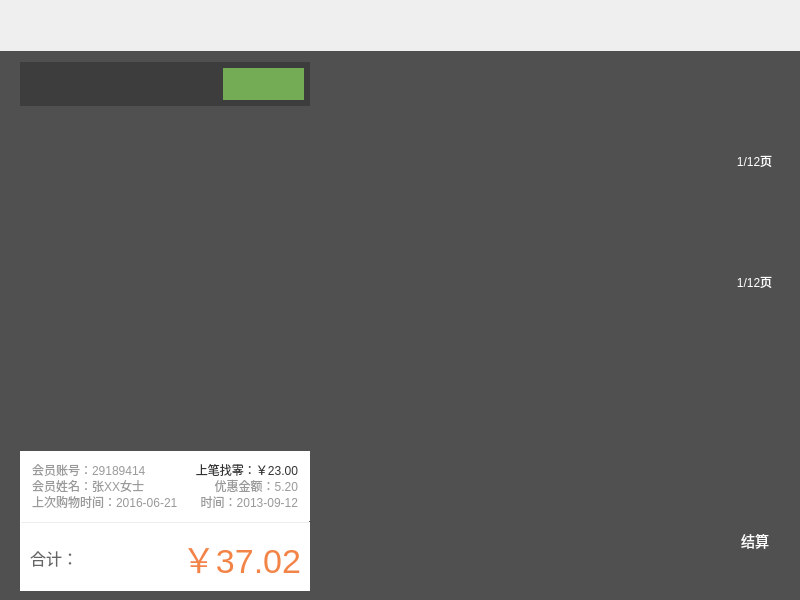
<?xml version="1.0" encoding="UTF-8"?>
<ui version="4.0">
 <class>SaleWidget</class>
 <widget class="QDialog" name="SaleWidget">
  <property name="geometry">
   <rect>
    <x>0</x>
    <y>0</y>
    <width>800</width>
    <height>600</height>
   </rect>
  </property>
  <property name="minimumSize">
   <size>
    <width>800</width>
    <height>600</height>
   </size>
  </property>
  <property name="windowTitle">
   <string>SaleWidget</string>
  </property>
  <layout class="QVBoxLayout" name="verticalLayout_2" stretch="51,549">
   <property name="spacing">
    <number>0</number>
   </property>
   <property name="leftMargin">
    <number>0</number>
   </property>
   <property name="topMargin">
    <number>0</number>
   </property>
   <property name="rightMargin">
    <number>0</number>
   </property>
   <property name="bottomMargin">
    <number>0</number>
   </property>
   <item>
    <widget class="TitleBarLabel" name="titleLabel">
     <property name="minimumSize">
      <size>
       <width>800</width>
       <height>51</height>
      </size>
     </property>
     <property name="maximumSize">
      <size>
       <width>16777215</width>
       <height>16777215</height>
      </size>
     </property>
     <property name="text">
      <string/>
     </property>
    </widget>
   </item>
   <item>
    <widget class="QWidget" name="skinWidget" native="true">
     <property name="minimumSize">
      <size>
       <width>800</width>
       <height>549</height>
      </size>
     </property>
     <property name="styleSheet">
      <string notr="true">QWidget#skinWidget
{
	background-color:#505050;
}</string>
     </property>
     <layout class="QHBoxLayout" name="horizontalLayout_4" stretch="785,56">
      <property name="spacing">
       <number>0</number>
      </property>
      <property name="leftMargin">
       <number>20</number>
      </property>
      <property name="rightMargin">
       <number>20</number>
      </property>
      <item>
       <layout class="QHBoxLayout" name="horizontalLayout_2" stretch="290,404">
        <property name="spacing">
         <number>9</number>
        </property>
        <item>
         <widget class="QWidget" name="saleInfoWidget" native="true">
          <property name="minimumSize">
           <size>
            <width>290</width>
            <height>529</height>
           </size>
          </property>
          <property name="maximumSize">
           <size>
            <width>590</width>
            <height>16777215</height>
           </size>
          </property>
          <layout class="QVBoxLayout" name="verticalLayout" stretch="44,345,140">
           <property name="spacing">
            <number>0</number>
           </property>
           <property name="leftMargin">
            <number>0</number>
           </property>
           <property name="topMargin">
            <number>0</number>
           </property>
           <property name="rightMargin">
            <number>0</number>
           </property>
           <property name="bottomMargin">
            <number>0</number>
           </property>
           <item>
            <widget class="QWidget" name="topWidget" native="true">
             <property name="minimumSize">
              <size>
               <width>0</width>
               <height>44</height>
              </size>
             </property>
             <property name="maximumSize">
              <size>
               <width>16777215</width>
               <height>73</height>
              </size>
             </property>
             <property name="styleSheet">
              <string notr="true">QWidget#topWidget{
	background-color:#3e3d3d;
}</string>
             </property>
             <layout class="QHBoxLayout" name="horizontalLayout" stretch="192,81">
              <property name="spacing">
               <number>6</number>
              </property>
              <property name="leftMargin">
               <number>6</number>
              </property>
              <property name="topMargin">
               <number>6</number>
              </property>
              <property name="rightMargin">
               <number>6</number>
              </property>
              <property name="bottomMargin">
               <number>6</number>
              </property>
              <item>
               <widget class="SearchEdit" name="searchWidget" native="true"/>
              </item>
              <item>
               <widget class="PlatformLabel" name="platFormLabel">
                <property name="minimumSize">
                 <size>
                  <width>81</width>
                  <height>0</height>
                 </size>
                </property>
                <property name="maximumSize">
                 <size>
                  <width>112</width>
                  <height>16777215</height>
                 </size>
                </property>
                <property name="styleSheet">
                 <string notr="true">QLabel#platFormLabel {
	background-color:#74ac56;
}</string>
                </property>
                <property name="text">
                 <string/>
                </property>
                <property name="alignment">
                 <set>Qt::AlignRight|Qt::AlignTrailing|Qt::AlignVCenter</set>
                </property>
               </widget>
              </item>
             </layout>
            </widget>
           </item>
           <item>
            <widget class="QStackedWidget" name="sellStackedWidget">
             <property name="currentIndex">
              <number>0</number>
             </property>
             <widget class="GoodsSellListWidget" name="goodsSellListWidget"/>
             <widget class="GoodsRefundListWidget" name="goodsRefundListWidget"/>
            </widget>
           </item>
           <item>
            <widget class="QWidget" name="widget_9" native="true">
             <property name="minimumSize">
              <size>
               <width>0</width>
               <height>140</height>
              </size>
             </property>
             <property name="maximumSize">
              <size>
               <width>16777215</width>
               <height>214</height>
              </size>
             </property>
             <layout class="QVBoxLayout" name="verticalLayout_5">
              <property name="spacing">
               <number>0</number>
              </property>
              <property name="leftMargin">
               <number>0</number>
              </property>
              <property name="topMargin">
               <number>0</number>
              </property>
              <property name="rightMargin">
               <number>0</number>
              </property>
              <property name="bottomMargin">
               <number>0</number>
              </property>
              <item>
               <widget class="QWidget" name="consumInfoWidget" native="true">
                <property name="minimumSize">
                 <size>
                  <width>0</width>
                  <height>70</height>
                 </size>
                </property>
                <property name="maximumSize">
                 <size>
                  <width>16777215</width>
                  <height>16777215</height>
                 </size>
                </property>
                <property name="styleSheet">
                 <string notr="true">QWidget#consumInfoWidget
{
	background-color:#ffffff;
}

QLabel{
	font-size:12px;
	color:#999999;
    font-family:&quot;微软雅黑&quot;;
	background-color:#ffffff;
}

QLabel#lastChangeLabel
{
	font-size:12px;
	color:#333333;
    font-family:&quot;微软雅黑&quot;;
}</string>
                </property>
                <layout class="QHBoxLayout" name="horizontalLayout_8">
                 <property name="spacing">
                  <number>0</number>
                 </property>
                 <property name="leftMargin">
                  <number>0</number>
                 </property>
                 <property name="topMargin">
                  <number>0</number>
                 </property>
                 <property name="rightMargin">
                  <number>0</number>
                 </property>
                 <property name="bottomMargin">
                  <number>0</number>
                 </property>
                 <item>
                  <widget class="QWidget" name="widget_2" native="true">
                   <property name="minimumSize">
                    <size>
                     <width>288</width>
                     <height>70</height>
                    </size>
                   </property>
                   <property name="maximumSize">
                    <size>
                     <width>288</width>
                     <height>70</height>
                    </size>
                   </property>
                   <layout class="QGridLayout" name="gridLayout_4">
                    <property name="spacing">
                     <number>0</number>
                    </property>
                    <item row="0" column="0">
                     <widget class="QLabel" name="memberNumLabel">
                      <property name="text">
                       <string>会员账号：29189414</string>
                      </property>
                     </widget>
                    </item>
                    <item row="0" column="1">
                     <widget class="QLabel" name="lastChangeLabel">
                      <property name="layoutDirection">
                       <enum>Qt::LeftToRight</enum>
                      </property>
                      <property name="text">
                       <string>上笔找零：￥23.00</string>
                      </property>
                      <property name="alignment">
                       <set>Qt::AlignRight|Qt::AlignTrailing|Qt::AlignVCenter</set>
                      </property>
                     </widget>
                    </item>
                    <item row="1" column="0">
                     <widget class="QLabel" name="memberNameLabel">
                      <property name="text">
                       <string>会员姓名：张XX女士</string>
                      </property>
                     </widget>
                    </item>
                    <item row="1" column="1">
                     <widget class="QLabel" name="couponLabel">
                      <property name="text">
                       <string>优惠金额：5.20</string>
                      </property>
                      <property name="alignment">
                       <set>Qt::AlignRight|Qt::AlignTrailing|Qt::AlignVCenter</set>
                      </property>
                     </widget>
                    </item>
                    <item row="2" column="0">
                     <widget class="QLabel" name="lastDateLabel">
                      <property name="text">
                       <string>上次购物时间：2016-06-21</string>
                      </property>
                     </widget>
                    </item>
                    <item row="2" column="1">
                     <widget class="QLabel" name="curDateLabel">
                      <property name="text">
                       <string>时间：2013-09-12</string>
                      </property>
                      <property name="alignment">
                       <set>Qt::AlignRight|Qt::AlignTrailing|Qt::AlignVCenter</set>
                      </property>
                     </widget>
                    </item>
                   </layout>
                   <zorder>couponLabel</zorder>
                   <zorder>lastDateLabel</zorder>
                   <zorder>memberNameLabel</zorder>
                   <zorder>curDateLabel</zorder>
                   <zorder>lastChangeLabel</zorder>
                   <zorder>memberNumLabel</zorder>
                  </widget>
                 </item>
                </layout>
               </widget>
              </item>
              <item>
               <widget class="Line" name="line">
                <property name="minimumSize">
                 <size>
                  <width>0</width>
                  <height>1</height>
                 </size>
                </property>
                <property name="maximumSize">
                 <size>
                  <width>16777215</width>
                  <height>1</height>
                 </size>
                </property>
                <property name="orientation">
                 <enum>Qt::Horizontal</enum>
                </property>
               </widget>
              </item>
              <item>
               <widget class="QWidget" name="sumPriceWidget" native="true">
                <property name="minimumSize">
                 <size>
                  <width>0</width>
                  <height>0</height>
                 </size>
                </property>
                <property name="maximumSize">
                 <size>
                  <width>16777215</width>
                  <height>16777215</height>
                 </size>
                </property>
                <property name="styleSheet">
                 <string notr="true">background-color:#ffffff;</string>
                </property>
                <layout class="QHBoxLayout" name="horizontalLayout_9">
                 <property name="spacing">
                  <number>0</number>
                 </property>
                 <property name="leftMargin">
                  <number>0</number>
                 </property>
                 <property name="topMargin">
                  <number>0</number>
                 </property>
                 <property name="rightMargin">
                  <number>0</number>
                 </property>
                 <property name="bottomMargin">
                  <number>0</number>
                 </property>
                 <item>
                  <widget class="QWidget" name="widget_3" native="true">
                   <property name="minimumSize">
                    <size>
                     <width>288</width>
                     <height>69</height>
                    </size>
                   </property>
                   <property name="maximumSize">
                    <size>
                     <width>288</width>
                     <height>69</height>
                    </size>
                   </property>
                   <property name="styleSheet">
                    <string notr="true">QWidget#widget_3 {
	border-top: 1px solid  rgb(237, 237, 237);
}</string>
                   </property>
                   <widget class="QLabel" name="sumPriceValueLabel">
                    <property name="geometry">
                     <rect>
                      <x>109</x>
                      <y>20</y>
                      <width>171</width>
                      <height>32</height>
                     </rect>
                    </property>
                    <property name="font">
                     <font>
                      <pointsize>-1</pointsize>
                     </font>
                    </property>
                    <property name="styleSheet">
                     <string notr="true">font-size:34px;
color:#f38448;
background-color:#ffffff;</string>
                    </property>
                    <property name="text">
                     <string>￥37.02</string>
                    </property>
                    <property name="alignment">
                     <set>Qt::AlignRight|Qt::AlignTrailing|Qt::AlignVCenter</set>
                    </property>
                   </widget>
                   <widget class="QLabel" name="sumPriceLabel">
                    <property name="geometry">
                     <rect>
                      <x>9</x>
                      <y>20</y>
                      <width>54</width>
                      <height>31</height>
                     </rect>
                    </property>
                    <property name="styleSheet">
                     <string notr="true">font-size:16px;
color:#666666;
background-color:#ffffff;</string>
                    </property>
                    <property name="text">
                     <string>合计：</string>
                    </property>
                   </widget>
                  </widget>
                 </item>
                </layout>
               </widget>
              </item>
             </layout>
            </widget>
           </item>
          </layout>
         </widget>
        </item>
        <item>
         <widget class="QWidget" name="AllBtnWidget" native="true">
          <layout class="QVBoxLayout" name="verticalLayout_3" stretch="111,360,60">
           <property name="spacing">
            <number>0</number>
           </property>
           <property name="leftMargin">
            <number>0</number>
           </property>
           <property name="topMargin">
            <number>0</number>
           </property>
           <property name="rightMargin">
            <number>0</number>
           </property>
           <property name="bottomMargin">
            <number>0</number>
           </property>
           <item>
            <widget class="CategoryWidget" name="categoryWidget" native="true">
             <property name="minimumSize">
              <size>
               <width>406</width>
               <height>111</height>
              </size>
             </property>
             <property name="maximumSize">
              <size>
               <width>16777215</width>
               <height>155</height>
              </size>
             </property>
            </widget>
           </item>
           <item>
            <widget class="GoodsWidget" name="goodsWidget" native="true">
             <property name="minimumSize">
              <size>
               <width>406</width>
               <height>360</height>
              </size>
             </property>
             <property name="maximumSize">
              <size>
               <width>16777215</width>
               <height>16777215</height>
              </size>
             </property>
            </widget>
           </item>
           <item>
            <widget class="QStackedWidget" name="operateStackedWidget">
             <property name="minimumSize">
              <size>
               <width>0</width>
               <height>60</height>
              </size>
             </property>
             <property name="maximumSize">
              <size>
               <width>16777215</width>
               <height>93</height>
              </size>
             </property>
             <property name="currentIndex">
              <number>0</number>
             </property>
             <widget class="OperateWidget" name="operateWidget"/>
             <widget class="QWidget" name="refundKeyPage">
              <layout class="QHBoxLayout" name="horizontalLayout_3">
               <property name="spacing">
                <number>4</number>
               </property>
               <property name="leftMargin">
                <number>0</number>
               </property>
               <property name="topMargin">
                <number>2</number>
               </property>
               <property name="rightMargin">
                <number>0</number>
               </property>
               <property name="bottomMargin">
                <number>0</number>
               </property>
               <item>
                <widget class="QPushButton" name="refund1Button">
                 <property name="sizePolicy">
                  <sizepolicy hsizetype="Minimum" vsizetype="Minimum">
                   <horstretch>0</horstretch>
                   <verstretch>0</verstretch>
                  </sizepolicy>
                 </property>
                 <property name="minimumSize">
                  <size>
                   <width>78</width>
                   <height>0</height>
                  </size>
                 </property>
                 <property name="maximumSize">
                  <size>
                   <width>16777215</width>
                   <height>16777215</height>
                  </size>
                 </property>
                 <property name="focusPolicy">
                  <enum>Qt::NoFocus</enum>
                 </property>
                 <property name="styleSheet">
                  <string notr="true">QPushButton{
	font-size:16px;
	color:#ffffff;
	border-image: url(:/adjustPrice/blueButton.png);
}

QPushButton:pressed{
	border-image: url(:/adjustPrice/blueButtonPress.png);
}

QPushButton:disabled{
	border-image: url(:/adjustPrice/buttonDisable.png);
}</string>
                 </property>
                 <property name="text">
                  <string/>
                 </property>
                </widget>
               </item>
               <item>
                <widget class="QPushButton" name="refund2Button">
                 <property name="sizePolicy">
                  <sizepolicy hsizetype="Minimum" vsizetype="Minimum">
                   <horstretch>0</horstretch>
                   <verstretch>0</verstretch>
                  </sizepolicy>
                 </property>
                 <property name="minimumSize">
                  <size>
                   <width>78</width>
                   <height>0</height>
                  </size>
                 </property>
                 <property name="maximumSize">
                  <size>
                   <width>16777215</width>
                   <height>16777215</height>
                  </size>
                 </property>
                 <property name="focusPolicy">
                  <enum>Qt::NoFocus</enum>
                 </property>
                 <property name="styleSheet">
                  <string notr="true">QPushButton{
	font-size:16px;
	color:#ffffff;
	border-image: url(:/adjustPrice/blueButton.png);
}

QPushButton:pressed{
	border-image: url(:/adjustPrice/blueButtonPress.png);
}

QPushButton:disabled{
	border-image: url(:/adjustPrice/buttonDisable.png);
}</string>
                 </property>
                 <property name="text">
                  <string/>
                 </property>
                </widget>
               </item>
               <item>
                <widget class="QPushButton" name="refund3Button">
                 <property name="sizePolicy">
                  <sizepolicy hsizetype="Minimum" vsizetype="Minimum">
                   <horstretch>0</horstretch>
                   <verstretch>0</verstretch>
                  </sizepolicy>
                 </property>
                 <property name="minimumSize">
                  <size>
                   <width>78</width>
                   <height>0</height>
                  </size>
                 </property>
                 <property name="maximumSize">
                  <size>
                   <width>16777215</width>
                   <height>16777215</height>
                  </size>
                 </property>
                 <property name="focusPolicy">
                  <enum>Qt::NoFocus</enum>
                 </property>
                 <property name="styleSheet">
                  <string notr="true">QPushButton{
	font-size:16px;
	color:#ffffff;
	border-image: url(:/adjustPrice/blueButton.png);
}

QPushButton:pressed{
	border-image: url(:/adjustPrice/blueButtonPress.png);
}

QPushButton:disabled{
	border-image: url(:/adjustPrice/buttonDisable.png);
}</string>
                 </property>
                 <property name="text">
                  <string>退货</string>
                 </property>
                </widget>
               </item>
               <item>
                <widget class="QPushButton" name="refund4Button">
                 <property name="sizePolicy">
                  <sizepolicy hsizetype="Minimum" vsizetype="Minimum">
                   <horstretch>0</horstretch>
                   <verstretch>0</verstretch>
                  </sizepolicy>
                 </property>
                 <property name="minimumSize">
                  <size>
                   <width>78</width>
                   <height>0</height>
                  </size>
                 </property>
                 <property name="maximumSize">
                  <size>
                   <width>16777215</width>
                   <height>16777215</height>
                  </size>
                 </property>
                 <property name="focusPolicy">
                  <enum>Qt::NoFocus</enum>
                 </property>
                 <property name="styleSheet">
                  <string notr="true">QPushButton{
	font-size:16px;
	color:#ffffff;
	border-image: url(:/adjustPrice/blueButton.png);
}

QPushButton:pressed{
	border-image: url(:/adjustPrice/blueButtonPress.png);
}

QPushButton:disabled{
	border-image: url(:/adjustPrice/buttonDisable.png);
}</string>
                 </property>
                 <property name="text">
                  <string>整单退货</string>
                 </property>
                </widget>
               </item>
               <item>
                <widget class="QPushButton" name="refund5Button">
                 <property name="sizePolicy">
                  <sizepolicy hsizetype="Minimum" vsizetype="Minimum">
                   <horstretch>0</horstretch>
                   <verstretch>0</verstretch>
                  </sizepolicy>
                 </property>
                 <property name="minimumSize">
                  <size>
                   <width>78</width>
                   <height>0</height>
                  </size>
                 </property>
                 <property name="maximumSize">
                  <size>
                   <width>16777215</width>
                   <height>16777215</height>
                  </size>
                 </property>
                 <property name="focusPolicy">
                  <enum>Qt::NoFocus</enum>
                 </property>
                 <property name="styleSheet">
                  <string notr="true">QPushButton{
	font-size:16px;
	color:#ffffff;
	border-image: url(:/adjustPrice/blueButton.png);
}

QPushButton:pressed{
	border-image: url(:/adjustPrice/blueButtonPress.png);
}

QPushButton:disabled{
	border-image: url(:/adjustPrice/buttonDisable.png);
}</string>
                 </property>
                 <property name="text">
                  <string>修改数量</string>
                 </property>
                </widget>
               </item>
              </layout>
             </widget>
            </widget>
           </item>
          </layout>
         </widget>
        </item>
       </layout>
      </item>
      <item>
       <widget class="QWidget" name="PageWidget" native="true">
        <property name="minimumSize">
         <size>
          <width>55</width>
          <height>529</height>
         </size>
        </property>
        <property name="maximumSize">
         <size>
          <width>135</width>
          <height>16777215</height>
         </size>
        </property>
        <layout class="QVBoxLayout" name="verticalLayout_8" stretch="52,52,52,52,173,92">
         <property name="spacing">
          <number>4</number>
         </property>
         <property name="leftMargin">
          <number>4</number>
         </property>
         <property name="topMargin">
          <number>0</number>
         </property>
         <property name="rightMargin">
          <number>0</number>
         </property>
         <property name="bottomMargin">
          <number>0</number>
         </property>
         <item>
          <widget class="QPushButton" name="categoryFrontButton">
           <property name="sizePolicy">
            <sizepolicy hsizetype="Minimum" vsizetype="Preferred">
             <horstretch>0</horstretch>
             <verstretch>0</verstretch>
            </sizepolicy>
           </property>
           <property name="minimumSize">
            <size>
             <width>51</width>
             <height>51</height>
            </size>
           </property>
           <property name="maximumSize">
            <size>
             <width>16777215</width>
             <height>71</height>
            </size>
           </property>
           <property name="focusPolicy">
            <enum>Qt::NoFocus</enum>
           </property>
           <property name="styleSheet">
            <string notr="true">QPushButton{
	border:none;
	border-image: url(:/saleImage/category_up.png);
}

QPushButton:pressed{
	
	border-image: url(:/saleImage/category_up_press.png);
}</string>
           </property>
           <property name="text">
            <string/>
           </property>
          </widget>
         </item>
         <item>
          <widget class="QPushButton" name="categoryNextButton">
           <property name="sizePolicy">
            <sizepolicy hsizetype="Minimum" vsizetype="Preferred">
             <horstretch>0</horstretch>
             <verstretch>0</verstretch>
            </sizepolicy>
           </property>
           <property name="minimumSize">
            <size>
             <width>51</width>
             <height>51</height>
            </size>
           </property>
           <property name="maximumSize">
            <size>
             <width>16777215</width>
             <height>74</height>
            </size>
           </property>
           <property name="focusPolicy">
            <enum>Qt::NoFocus</enum>
           </property>
           <property name="styleSheet">
            <string notr="true">QPushButton{
	border:none;
	font-size:12px;
	color:#ffffff;
	padding-top:20px;
	border-image: url(:/saleImage/category_down.png);
}

QPushButton:pressed{
	border-image: url(:/saleImage/category_down_press.png);
}</string>
           </property>
           <property name="text">
            <string>1/12页</string>
           </property>
          </widget>
         </item>
         <item>
          <widget class="QPushButton" name="goodsFrontButton">
           <property name="sizePolicy">
            <sizepolicy hsizetype="Minimum" vsizetype="Preferred">
             <horstretch>0</horstretch>
             <verstretch>0</verstretch>
            </sizepolicy>
           </property>
           <property name="minimumSize">
            <size>
             <width>51</width>
             <height>51</height>
            </size>
           </property>
           <property name="maximumSize">
            <size>
             <width>16777215</width>
             <height>74</height>
            </size>
           </property>
           <property name="focusPolicy">
            <enum>Qt::NoFocus</enum>
           </property>
           <property name="styleSheet">
            <string notr="true">QPushButton{
	border:none;
	border-image: url(:/saleImage/goods_up.png);
}

QPushButton:pressed{
	border-image: url(:/saleImage/goods_up_press.png);
}</string>
           </property>
           <property name="text">
            <string/>
           </property>
          </widget>
         </item>
         <item>
          <widget class="QPushButton" name="goodsNextButton">
           <property name="sizePolicy">
            <sizepolicy hsizetype="Minimum" vsizetype="Preferred">
             <horstretch>0</horstretch>
             <verstretch>0</verstretch>
            </sizepolicy>
           </property>
           <property name="minimumSize">
            <size>
             <width>51</width>
             <height>51</height>
            </size>
           </property>
           <property name="maximumSize">
            <size>
             <width>16777215</width>
             <height>74</height>
            </size>
           </property>
           <property name="focusPolicy">
            <enum>Qt::NoFocus</enum>
           </property>
           <property name="styleSheet">
            <string notr="true">QPushButton{
	border:none;
	font-size:12px;
	color:#ffffff;
	padding-top:20px;
	border-image: url(:/saleImage/goods_down.png);
}

QPushButton:pressed{
	border-image: url(:/saleImage/goods_down_press.png);
}</string>
           </property>
           <property name="text">
            <string>1/12页</string>
           </property>
          </widget>
         </item>
         <item>
          <spacer name="verticalSpacer">
           <property name="orientation">
            <enum>Qt::Vertical</enum>
           </property>
           <property name="sizeType">
            <enum>QSizePolicy::Expanding</enum>
           </property>
           <property name="sizeHint" stdset="0">
            <size>
             <width>20</width>
             <height>173</height>
            </size>
           </property>
          </spacer>
         </item>
         <item>
          <widget class="QPushButton" name="statementButton">
           <property name="sizePolicy">
            <sizepolicy hsizetype="Preferred" vsizetype="Preferred">
             <horstretch>0</horstretch>
             <verstretch>0</verstretch>
            </sizepolicy>
           </property>
           <property name="minimumSize">
            <size>
             <width>52</width>
             <height>92</height>
            </size>
           </property>
           <property name="focusPolicy">
            <enum>Qt::NoFocus</enum>
           </property>
           <property name="styleSheet">
            <string notr="true">QPushButton#statementButton {
	color: rgb(255, 255, 255);
	border:none;
	font-size:14px;
	border-image: url(:/saleImage/statement_normal.png);
}

QPushButton#statementButton:pressed {
	border-image: url(:/saleImage/statement_press.png);
}</string>
           </property>
           <property name="text">
            <string>结算</string>
           </property>
          </widget>
         </item>
        </layout>
       </widget>
      </item>
     </layout>
    </widget>
   </item>
  </layout>
 </widget>
 <layoutdefault spacing="6" margin="11"/>
 <customwidgets>
  <customwidget>
   <class>SearchEdit</class>
   <extends>QWidget</extends>
   <header>SearchEdit.h</header>
   <container>1</container>
  </customwidget>
  <customwidget>
   <class>GoodsSellListWidget</class>
   <extends>QWidget</extends>
   <header>GoodsSellListWidget.h</header>
   <container>1</container>
  </customwidget>
  <customwidget>
   <class>GoodsWidget</class>
   <extends>QWidget</extends>
   <header>GoodsWidget.h</header>
   <container>1</container>
  </customwidget>
  <customwidget>
   <class>TitleBarLabel</class>
   <extends>QLabel</extends>
   <header location="global">TitleBarLabel.h</header>
  </customwidget>
  <customwidget>
   <class>OperateWidget</class>
   <extends>QWidget</extends>
   <header location="global">OperateWidget.h</header>
   <container>1</container>
  </customwidget>
  <customwidget>
   <class>PlatformLabel</class>
   <extends>QLabel</extends>
   <header>PlatformLabel.h</header>
  </customwidget>
  <customwidget>
   <class>CategoryWidget</class>
   <extends>QWidget</extends>
   <header location="global">CategoryWidget.h</header>
   <container>1</container>
  </customwidget>
  <customwidget>
   <class>GoodsRefundListWidget</class>
   <extends>QWidget</extends>
   <header>GoodsRefundListWidget.h</header>
   <container>1</container>
  </customwidget>
 </customwidgets>
 <resources/>
 <connections/>
</ui>
